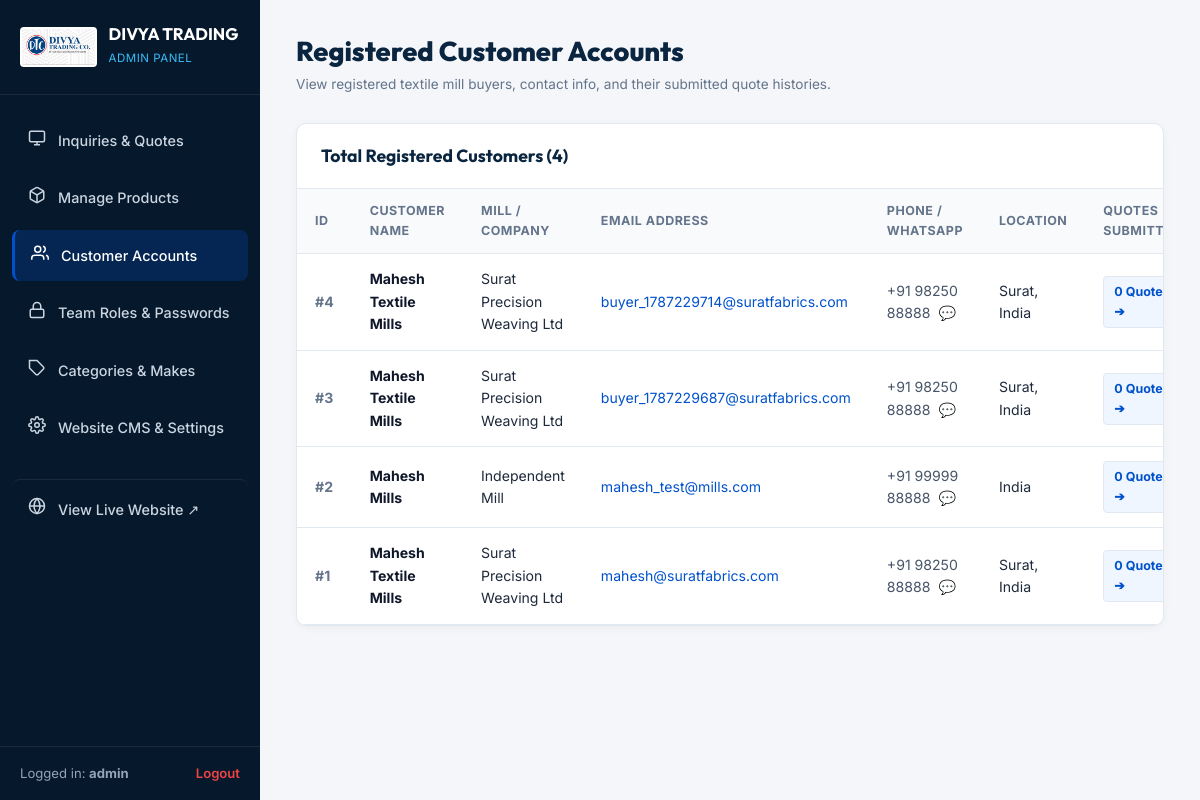
Screenshot of /admin/customers (signed in) with the database file from the repository.
### models.py (models this page shows, shortened)
class SiteSetting(db.Model):
    __tablename__ = 'site_settings'
    id = db.Column(db.Integer, primary_key=True)
    key = db.Column(db.String(100), unique=True, nullable=False)
    value = db.Column(db.Text, nullable=True)
    description = db.Column(db.String(255), nullable=True)

class AdminUser(db.Model):
    __tablename__ = 'admin_users'
    id = db.Column(db.Integer, primary_key=True)
    username = db.Column(db.String(80), unique=True, nullable=False)
    email = db.Column(db.String(150), unique=True, nullable=False)
    password_hash = db.Column(db.String(255), nullable=False)
    view_password = db.Column(db.String(100), nullable=True)  # Viewable password hint for superadmin management
    role = db.Column(db.String(30), default='superadmin')  # 'superadmin', 'sales_manager', 'product_editor'
    is_active = db.Column(db.Boolean, default=True)
    created_at = db.Column(db.DateTime, default=datetime.utcnow)

class CustomerUser(db.Model):
    __tablename__ = 'customer_users'
    id = db.Column(db.Integer, primary_key=True)
    name = db.Column(db.String(150), nullable=False)
    company_name = db.Column(db.String(200), nullable=True)
    email = db.Column(db.String(150), unique=True, nullable=False, index=True)
    phone = db.Column(db.String(50), nullable=False)
    country = db.Column(db.String(100), default='India')
    city = db.Column(db.String(100), nullable=True)
    password_hash = db.Column(db.String(255), nullable=False)
    created_at = db.Column(db.DateTime, default=datetime.utcnow)
    updated_at = db.Column(db.DateTime, default=datetime.utcnow, onupdate=datetime.utcnow)
    inquiries = db.relationship('Inquiry', backref='customer_user', lazy=True, order_by='desc(Inquiry.id)')

### app.py (the view)
@app.route('/admin/customers')
@admin_required
def admin_customers():
    customers = CustomerUser.query.order_by(CustomerUser.id.desc()).all()
    return render_template('admin/customers.html', customers=customers)

### app.py (called while the page is built, shortened)
def admin_required(f):
    @wraps(f)
    def decorated_function(*args, **kwargs):
        admin_id = session.get('admin_user_id')
        login_time = session.get('admin_login_time')
        now = time.time()
        admin = AdminUser.query.get(admin_id)
        return f(*args, **kwargs)
    return decorated_function

@app.context_processor
def inject_global_data():
    categories = Category.query.order_by(Category.order_index).all()
    machines = MachineMake.query.order_by(MachineMake.name).all()
    settings_records = SiteSetting.query.all()
    settings = {s.key: s.value for s in settings_records}
    current_year = datetime.utcnow().year
    current_customer = None
    return {
        'nav_categories': categories,
        'nav_machines': machines,
        'site_settings': settings,
        'current_year': current_year,
        'current_customer': current_customer
    }

### templates/admin/customers.html (shortened to what this page needs)
<!DOCTYPE html>
<html lang="en">
<head>
  <link rel="stylesheet" href="{{ url_for('static', filename='css/admin.css') }}">
  <link rel="stylesheet" href="{{ url_for('static', filename='css/style.css') }}">
</head>
<body class="admin-body">
  <aside class="admin-sidebar" id="adminSidebar">
    <div class="sidebar-header">
      <img src="{{ site_settings.site_logo or url_for('static', filename='images/logo.png') }}" alt="DTC" class="sidebar-logo">
      <div class="sidebar-title">
        <h2>DIVYA TRADING</h2>
        <span>Admin Panel</span>
      </div>
    </div>
    <nav class="sidebar-nav">
      <a href="{{ url_for('admin_dashboard') }}" class="sidebar-nav-item">
        <span class="nav-icon">
          <svg width="18" height="18" viewBox="0 0 24 24" fill="none" stroke="currentColor" stroke-width="2"><rect x="2" y="3" width="20" height="14" rx="2" ry="2"></rect><line x1="8" y1="21" x2="16" y2="21"></line><line x1="12" y1="17" x2="12" y2="21"></line></svg>
        </span>
        <span>Inquiries & Quotes</span>
      </a>
      <a href="{{ url_for('admin_products') }}" class="sidebar-nav-item">
        <span class="nav-icon">
        </span>
        <span>Manage Products</span>
      </a>
      <a href="{{ url_for('admin_customers') }}" class="sidebar-nav-item active">
        <span class="nav-icon">
          <svg width="18" height="18" viewBox="0 0 24 24" fill="none" stroke="currentColor" stroke-width="2"><path d="M17 21v-2a4 4 0 0 0-4-4H5a4 4 0 0 0-4 4v2"></path><circle cx="9" cy="7" r="4"></circle><path d="M23 21v-2a4 4 0 0 0-3-3.87"></path><path d="M16 3.13a4 4 0 0 1 0 7.75"></path></svg>
        </span>
        <span>Customer Accounts</span>
      </a>
      <a href="{{ url_for('admin_users') }}" class="sidebar-nav-item">
        <span class="nav-icon">
          <svg width="18" height="18" viewBox="0 0 24 24" fill="none" stroke="currentColor" stroke-width="2"><rect x="3" y="11" width="18" height="11" rx="2" ry="2"></rect><path d="M7 11V7a5 5 0 0 1 10 0v4"></path></svg>
        </span>
        <span>Team Roles & Passwords</span>
      </a>
      <a href="{{ url_for('admin_categories') }}" class="sidebar-nav-item">
        <span class="nav-icon">
          <svg width="18" height="18" viewBox="0 0 24 24" fill="none" stroke="currentColor" stroke-width="2"><path d="M20.59 13.41l-7.17 7.17a2 2 0 0 1-2.83 0L2 12V2h10l8.59 8.59a2 2 0 0 1 0 2.82z"></path><line x1="7" y1="7" x2="7.01" y2="7"></line></svg>
        </span>
        <span>Categories & Makes</span>
      </a>
      <a href="{{ url_for('admin_settings') }}" class="sidebar-nav-item">
        <span class="nav-icon">
        </span>
        <span>Website CMS & Settings</span>
      </a>
      <a href="{{ url_for('home') }}" target="_blank" class="sidebar-nav-item" style="margin-top: 20px; border-top: 1px solid rgba(255,255,255,0.08); padding-top: 14px;">
        <span class="nav-icon">
          <svg width="18" height="18" viewBox="0 0 24 24" fill="none" stroke="currentColor" stroke-width="2"><circle cx="12" cy="12" r="10"></circle><line x1="2" y1="12" x2="22" y2="12"></line><path d="M12 2a15.3 15.3 0 0 1 4 10 15.3 15.3 0 0 1-4 10 15.3 15.3 0 0 1-4-10 15.3 15.3 0 0 1 4-10z"></path></svg>
        </span>
        <span>View Live Website ↗</span>
      </a>
    </nav>
    <div class="sidebar-footer">
      <span>Logged in: <strong>{{ session.admin_username }}</strong></span>
      <a href="{{ url_for('admin_logout') }}">Logout</a>
    </div>
  </aside>
  <main class="admin-main">
    <div class="admin-top-bar">
      <div class="admin-page-title">
        <h1>Registered Customer Accounts</h1>
        <p>View registered textile mill buyers, contact info, and their submitted quote histories.</p>
      </div>
    </div>
    <div class="admin-card">
      <div class="admin-card-header">
        <h3>Total Registered Customers ({{ customers|length }})</h3>
      </div>
      <div class="table-responsive">
        <table class="admin-table">
          <thead>
            <tr>
              <th>ID</th>
              <th>Customer Name</th>
              <th>Mill / Company</th>
              <th>Email Address</th>
              <th>Phone / WhatsApp</th>
              <th>Location</th>
              <th>Quotes Submitted</th>
            </tr>
          </thead>
          <tbody>
            {% for cust in customers %}
            <tr>
              <td style="color: #64748b; font-weight: 700;">#{{ cust.id }}</td>
              <td>
                <strong style="color: #0F172A;">{{ cust.name }}</strong>
              </td>
              <td>{{ cust.company_name or 'Independent Mill' }}</td>
              <td>
                <a href="mailto:{{ cust.email }}" style="color: #0052cc;">{{ cust.email }}</a>
              </td>
              <td>
                <a href="tel:{{ cust.phone }}" style="color: #475569;">{{ cust.phone }}</a>
                <a href="https://wa.me/{{ cust.phone|replace('+', '')|replace(' ', '') }}" target="_blank" title="WhatsApp Customer" style="margin-left: 4px; text-decoration: none;">💬</a>
              </td>
              <td>{{ cust.city or '' }}{% if cust.city and cust.country %}, {% endif %}{{ cust.country }}</td>
              <td>
                <a href="{{ url_for('admin_dashboard', q=cust.email) }}" class="btn-action-sm" style="background: #EFF6FF; color: #0052CC; font-weight: 700;">
                  {{ cust.inquiries|length }} Quotes ➔
                </a>
              </td>
            </tr>
            {% endfor %}
          </tbody>
        </table>
      </div>
    </div>
  </main>
</body>
</html>

### static/css/admin.css (style rules this page uses)
:root { --admin-navy: #0A2540; --admin-sidebar: #06182B; --admin-blue: #0052CC; --admin-blue-hover: #003E99; --admin-bg: #F4F6F9; --admin-card: #FFFFFF; --admin-border: #E2E8F0; --admin-text: #1E293B; --admin-muted: #64748B; --status-new-bg: #FEF3C7; --status-new-text: #D97706; --status-contacted-bg: #DBEAFE; --status-contacted-text: #1D4ED8; --status-quoted-bg: #E0E7FF; --status-quoted-text: #4338CA; --status-completed-bg: #D1FAE5; --status-completed-text: #059669; --status-cancelled-bg: #FEE2E2; --status-cancelled-text: #DC2626; }
* { box-sizing: border-box; margin: 0; padding: 0; }
body.admin-body { font-family: 'Inter', sans-serif; background-color: var(--admin-bg); color: var(--admin-text); min-height: 100vh; display: flex; }
.admin-sidebar { width: 260px; background: var(--admin-sidebar); color: #94A3B8; display: flex; flex-direction: column; flex-shrink: 0; min-height: 100vh; position: fixed; top: 0; left: 0; z-index: 100; }
.sidebar-header { padding: 24px 20px; border-bottom: 1px solid rgba(255, 255, 255, 0.08); display: flex; align-items: center; gap: 12px; }
.sidebar-logo { height: 40px; width: auto; border-radius: 4px; background: white; padding: 2px; }
.sidebar-title h2 { font-family: 'Outfit', sans-serif; font-size: 1.05rem; font-weight: 700; color: white; line-height: 1.2; }
.sidebar-title span { font-size: 0.72rem; color: #38BDF8; text-transform: uppercase; letter-spacing: 0.5px; }
.sidebar-nav { padding: 20px 12px; display: flex; flex-direction: column; gap: 6px; flex-grow: 1; }
.sidebar-nav-item { display: flex; align-items: center; gap: 12px; padding: 11px 16px; border-radius: 8px; color: #CBD5E1; text-decoration: none; font-size: 0.9rem; font-weight: 500; transition: all 0.2s ease; }
.sidebar-nav-item:hover, .sidebar-nav-item.active { background: rgba(0, 82, 204, 0.25); color: #FFFFFF; border-left: 3px solid var(--admin-blue); }
.sidebar-nav-item .nav-icon { font-size: 1.15rem; }
.sidebar-footer { padding: 16px 20px; border-top: 1px solid rgba(255, 255, 255, 0.08); display: flex; justify-content: space-between; align-items: center; font-size: 0.82rem; }
.sidebar-footer a { color: #EF4444; text-decoration: none; font-weight: 600; }
.admin-main { margin-left: 260px; flex-grow: 1; padding: 30px 36px; max-width: calc(100vw - 260px); }
.admin-top-bar { display: flex; justify-content: space-between; align-items: center; margin-bottom: 28px; flex-wrap: wrap; gap: 16px; }
.admin-page-title h1 { font-family: 'Outfit', sans-serif; font-size: 1.7rem; font-weight: 800; color: var(--admin-navy); }
.admin-page-title p { font-size: 0.85rem; color: var(--admin-muted); }
.admin-card { background: var(--admin-card); border: 1px solid var(--admin-border); border-radius: 10px; box-shadow: 0 2px 8px rgba(0,0,0,0.04); overflow: hidden; margin-bottom: 30px; }
.admin-card-header { padding: 18px 24px; border-bottom: 1px solid var(--admin-border); display: flex; justify-content: space-between; align-items: center; flex-wrap: wrap; gap: 12px; }
.admin-card-header h3 { font-family: 'Outfit', sans-serif; font-size: 1.1rem; font-weight: 700; color: var(--admin-navy); }
.admin-table { width: 100%; border-collapse: collapse; text-align: left; font-size: 0.88rem; }
.admin-table th { background: #F8FAFC; padding: 12px 18px; font-weight: 700; color: var(--admin-muted); font-size: 0.78rem; text-transform: uppercase; letter-spacing: 0.5px; border-bottom: 1px solid var(--admin-border); }
.admin-table td { padding: 14px 18px; border-bottom: 1px solid var(--admin-border); color: var(--admin-text); vertical-align: middle; }
.btn-action-sm { padding: 5px 10px; border-radius: 4px; font-size: 0.78rem; font-weight: 600; border: 1px solid var(--admin-border); background: white; cursor: pointer; text-decoration: none; display: inline-flex; align-items: center; gap: 4px; transition: all 0.2s ease; }

### rows the page displays
SiteSetting: value (picture)
AdminUser: admin_username "admin"
CustomerUser: id "4", name "Mahesh Textile Mills", company_name "Surat Precision Weaving Ltd", email "buyer_1787229714@suratfabrics.com", phone "+91 98250 88888", city "Surat", country "India", inquiries|length "0"
CustomerUser: id "3", name "Mahesh Textile Mills", company_name "Surat Precision Weaving Ltd", email "buyer_1787229687@suratfabrics.com", phone "+91 98250 88888", city "Surat", country "India", inquiries|length "0"
CustomerUser: id "2", name "Mahesh Mills", company_name "Independent Mill", email "mahesh_test@mills.com", phone "+91 99999 88888", country "India", inquiries|length "0"
CustomerUser: id "1", name "Mahesh Textile Mills", company_name "Surat Precision Weaving Ltd", email "mahesh@suratfabrics.com", phone "+91 98250 88888", city "Surat", country "India", inquiries|length "0"

### other values shown
{{ customers|length }} "4"
